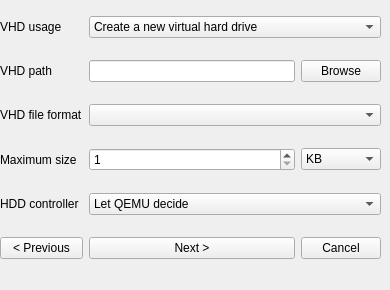
   <widget class="QWidget" name="page_5">
    <widget class="QWidget" name="gridLayoutWidget_5">
     <property name="geometry">
      <rect>
       <x>0</x>
       <y>0</y>
       <width>381</width>
       <height>281</height>
      </rect>
     </property>
     <layout class="QGridLayout" name="gridLayout_5">
      <item row="5" column="1">
       <widget class="QPushButton" name="btn_next3">
        <property name="text">
         <string>Next &gt;</string>
        </property>
       </widget>
      </item>
      <item row="5" column="0">
       <widget class="QPushButton" name="btn_prev3">
        <property name="text">
         <string>&lt; Previous</string>
        </property>
       </widget>
      </item>
      <item row="1" column="1">
       <widget class="QLineEdit" name="le_vhdP"/>
      </item>
      <item row="3" column="2">
       <widget class="QComboBox" name="cb_maxsize">
        <item>
         <property name="text">
          <string>KB</string>
         </property>
        </item>
        <item>
         <property name="text">
          <string>MB</string>
         </property>
        </item>
        <item>
         <property name="text">
          <string>GB</string>
         </property>
        </item>
       </widget>
      </item>
      <item row="5" column="2">
       <widget class="QPushButton" name="btn_cancel3">
        <property name="text">
         <string>Cancel</string>
        </property>
       </widget>
      </item>
      <item row="2" column="1" colspan="2">
       <widget class="QComboBox" name="cb_vhdF">
        <property name="placeholderText">
         <string>(Please select a file format)</string>
        </property>
        <item>
         <property name="text">
          <string>qcow2</string>
         </property>
        </item>
        <item>
         <property name="text">
          <string>qcow</string>
         </property>
        </item>
        <item>
         <property name="text">
          <string>raw</string>
         </property>
        </item>
        <item>
         <property name="text">
          <string>vdi</string>
         </property>
        </item>
        <item>
         <property name="text">
          <string>vmdk</string>
         </property>
        </item>
        <item>
         <property name="text">
          <string>vpc</string>
         </property>
        </item>
        <item>
         <property name="text">
          <string>vhdx</string>
         </property>
        </item>
        <item>
         <property name="text">
          <string>parallels</string>
         </property>
        </item>
        <item>
         <property name="text">
          <string>file</string>
         </property>
        </item>
       </widget>
      </item>
      <item row="0" column="1" colspan="2">
       <widget class="QComboBox" name="cb_vhdU">
        <item>
         <property name="text">
          <string>Create a new virtual hard drive</string>
         </property>
        </item>
        <item>
         <property name="text">
          <string>Add an existing virtual hard drive</string>
         </property>
        </item>
        <item>
         <property name="text">
          <string>Don't add a virtual hard drive</string>
         </property>
        </item>
       </widget>
      </item>
      <item row="2" column="0">
       <widget class="QLabel" name="lbl_vhdF">
        <property name="text">
         <string>VHD file format</string>
        </property>
       </widget>
      </item>
      <item row="3" column="0">
       <widget class="QLabel" name="lbl_maxsize">
        <property name="text">
         <string>Maximum size</string>
        </property>
       </widget>
      </item>
      <item row="3" column="1">
       <widget class="QSpinBox" name="sb_maxsize">
        <property name="minimum">
         <number>1</number>
        </property>
        <property name="maximum">
         <number>214748368</number>
        </property>
        <property name="value">
         <number>1</number>
        </property>
       </widget>
      </item>
      <item row="1" column="2">
       <widget class="QPushButton" name="btn_vhdP">
        <property name="text">
         <string>Browse</string>
        </property>
       </widget>
      </item>
      <item row="0" column="0">
       <widget class="QLabel" name="lbl_vhdU">
        <property name="text">
         <string>VHD usage</string>
        </property>
       </widget>
      </item>
      <item row="1" column="0">
       <widget class="QLabel" name="lbl_vhdP">
        <property name="text">
         <string>VHD path</string>
        </property>
       </widget>
      </item>
      <item row="4" column="0">
       <widget class="QLabel" name="lbl_hddC">
        <property name="text">
         <string>HDD controller</string>
        </property>
       </widget>
      </item>
      <item row="4" column="1" colspan="2">
       <widget class="QComboBox" name="cb_hddC">
        <item>
         <property name="text">
          <string>Let QEMU decide</string>
         </property>
        </item>
        <item>
         <property name="text">
          <string>IDE</string>
         </property>
        </item>
        <item>
         <property name="text">
          <string>VirtIO SCSI</string>
         </property>
        </item>
        <item>
         <property name="text">
          <string>AHCI</string>
         </property>
        </item>
       </widget>
      </item>
     </layout>
    </widget>
   </widget>
